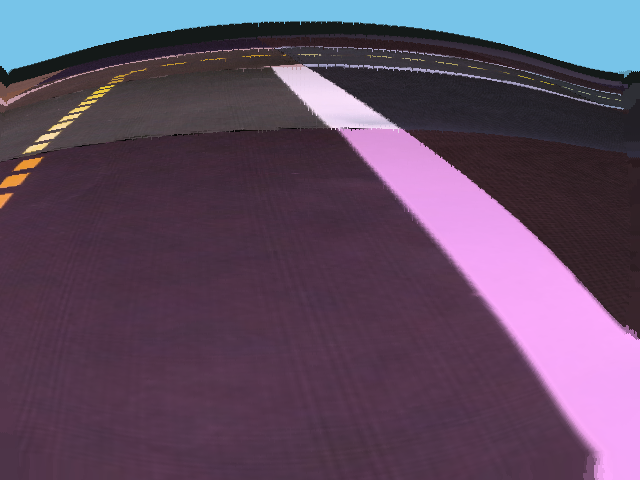
#> input picture RR/for-line-detection-parameters/screen016.png, 640 x 480 px
$ python line_detection_parameters.py
#> lines starting #> are read from the running program, lines starting #| are printed output that depends on the picture; after the words box and inside, x2 and y2 are one past the last pixel; in counts of white or black regions, pixels touching at a corner belong together
#!/usr/bin/env python

# This script is for finding a good line detection in duckiebot simulation images

import numpy as np
import cv2
from collections import namedtuple
#########################################################################
# FUNCTIONS FOR LINE DETECTION: BEGIN
# Detect Lines and Return detected line segments
def detect_lines(frame, lines_img = False):
    #-------------------PARAMETERS: BEGIN
    image_size =  np.array([480,640])
    top_cutoff = 160

    # image_size =  np.array([120,160])
    # top_cutoff = 40

    canny_thresholds =  np.array([50,150]) #[50,150] [80,200]

    hsv_white1 =   np.array([80,10,140]) # [0,0,50] [0,0,150]
    hsv_white2 =   np.array([175,115,250]) # [180,120,255] [180,60,255])

    hsv_yellow1 =  np.array([0,40,150]) # [25,210,50]  [25,140,100]
    hsv_yellow2 =  np.array([55,230,245])

    # hsv_red1 =  np.array([0,140,100])
    # hsv_red2 =  np.array([15,255,255])
    hsv_red3 =  np.array([165,140,100])
    hsv_red4 =  np.array([180,255,255])


    dilation_kernel_size = 15 # 3
    # sobel_threshold = 40
    hough_threshold = 20
    hough_min_line_length = 3 # 3
    hough_max_line_gap = 1
    Detections = namedtuple('Detections', 'lines normals area centers')
    # [11 lines of commented-out code are left out]

    def detectLines(color):
        bw, edge_color = _colorFilter(color)
        # lines, normals, centers = _lineFilter(bw, edge_color)
        lines = _HoughLine(edge_color)
        centers, normals = _findNormal(bw, lines)
        return Detections(lines=lines, normals=normals, area=bw, centers=centers)

    def _colorFilter(color):
        # binary dilation
        kernel = cv2.getStructuringElement(cv2.MORPH_ELLIPSE,(dilation_kernel_size, dilation_kernel_size))

        # threshold colors in HSV space
        if color == 'white':
            bw = cv2.inRange(hsv, hsv_white1, hsv_white2)
            cv2.imshow("WHITE Filter Image", bw)
            # refine edge for certain color
            edge_color = cv2.bitwise_and(cv2.dilate(bw, kernel), edges)
            cv2.imshow("Filtered WHITE Edge", edge_color)

        elif color == 'yellow':
            bw = cv2.inRange(hsv, hsv_yellow1, hsv_yellow2)
            cv2.imshow("YELLOW Filter Image", bw)

            # refine edge for certain color
            edge_color = cv2.bitwise_and(cv2.dilate(bw, kernel), edges)
            cv2.imshow("Filtered YELLOW Edge", edge_color)
        elif color == 'red':
            # bw1 = cv2.inRange(hsv, hsv_red1, hsv_red2)
            bw2 = cv2.inRange(hsv, hsv_red3, hsv_red4)
            # bw = cv2.bitwise_or(bw1, bw2)
            bw = bw2
            cv2.imshow("RED Filter Image", bw)

            # refine edge for certain color
            edge_color = cv2.bitwise_and(cv2.dilate(bw, kernel), edges)
            cv2.imshow("Filtered RED Edge", edge_color)
        else:
            raise Exception('Error: Undefined color strings...')

        return bw, edge_color

    def _HoughLine(edge):
        lines = cv2.HoughLinesP(edge, 1, np.pi/180, hough_threshold, np.empty(1), hough_min_line_length, hough_max_line_gap)
        # lines = cv2.HoughLinesP(edge, 1, np.pi/180, hough_threshold, hough_min_line_length, hough_max_line_gap)
        if lines is not None:
            # print("ZAAAAAA")
            # print(lines)
            # lines = np.array(lines[0])
            lines = np.array(lines)
            lines = np.reshape(lines, (lines.shape[0],lines.shape[2]))
            print("lines.shape")
            print(lines.shape)
            # print("lines")
            # print(lines)

        else:
            lines = []
        return lines

    def _findNormal(bw, lines):
        normals = []
        centers = []
        if len(lines)>0:
            differ = lines[:, 0:2] -lines[:, 2:4]
            length = np.sqrt(np.sum(np.multiply(differ,differ), axis=1, keepdims=True))
            # print("length.shape")
            # print(length.shape)
            dx = 1.* (lines[:,3:4]-lines[:,1:2])/length
            dy = 1.* (lines[:,0:1]-lines[:,2:3])/length

            centers = np.hstack([(lines[:,0:1]+lines[:,2:3])/2, (lines[:,1:2]+lines[:,3:4])/2])
            x3 = (centers[:,0:1] - 3.*dx).astype('int')
            y3 = (centers[:,1:2] - 3.*dy).astype('int')
            x4 = (centers[:,0:1] + 3.*dx).astype('int')
            y4 = (centers[:,1:2] + 3.*dy).astype('int')
            x3 = _checkBounds(x3, bw.shape[1])
            y3 = _checkBounds(y3, bw.shape[0])
            x4 = _checkBounds(x4, bw.shape[1])
            y4 = _checkBounds(y4, bw.shape[0])
            flag_signs = (np.logical_and(bw[y3,x3]>0, bw[y4,x4]==0)).astype('int')*2-1
            normals = np.hstack([dx, dy]) * flag_signs

            lines = _correctPixelOrdering(lines, normals)
            # print("length.shape22")
            # print(lines.shape)
        return centers, normals

    def _checkBounds(val, bound):
        val[val<0]=0
        val[val>=bound]=bound-1
        return val

    def _correctPixelOrdering(lines, normals):
        lines2 = np.copy(lines)
        flag = ((lines[:,2]-lines[:,0])*normals[:,1] - (lines[:,3]-lines[:,1])*normals[:,0])>0
        for i in range(len(lines)):
            if flag[i]:
                x1,y1,x2,y2 = lines[i, :]
                lines2[i, :] = [x2,y2,x1,y1]
        return lines2


    def drawLines(bgr,lines, paint):
        if len(lines)>0:
            for x1,y1,x2,y2 in lines:
                cv2.line(bgr, (x1,y1), (x2,y2), paint, 5)
                cv2.circle(bgr, (x1,y1), 5, (0,255,0))
                cv2.circle(bgr, (x2,y2), 5, (0,0,255))
    # Helper functions: END--------------------------
    # Resize image
    hei_original, wid_original = frame.shape[0:2]

    if image_size[0] != hei_original or image_size[1] != wid_original:
            frame = cv2.resize(frame, (image_size[1], image_size[0]), interpolation=cv2.INTER_NEAREST)

    # Crop image
    frame = frame[top_cutoff:,:,:]

    #Blur Image
    #frame = cv2.blur(frame,(3,3))
    frame = cv2.GaussianBlur(frame,(7,7),0)
    # cv2.imshow("Blurred Image", frame)

    # Set image
    bgr = np.copy(frame)
    hsv = cv2.cvtColor(frame, cv2.COLOR_BGR2HSV)
    hsv_to_show = cv2.cvtColor(hsv, cv2.COLOR_BGR2RGB) # To read the correct hsv values from rgb values
    # cv2.imshow("HSV image", hsv)
    cv2.imshow("HSV image to show", hsv_to_show)
    gray = cv2.cvtColor(frame, cv2.COLOR_BGR2GRAY)
    # cv2.imshow("GRAY image", gray)
    # hsv = cv2.cvtColor(frame, cv2.COLOR_RGB2HSV)
    # Find edges
    edges = cv2.Canny(gray, canny_thresholds[0], canny_thresholds[1], apertureSize = 3)
    cv2.imshow("Canny Edges", edges)

    # Detect lines and normals (as Detections namedtuple.)
    white = detectLines('white')
    yellow = detectLines('yellow')
    red = detectLines('red')

    if (lines_img):
        # View image with lines for debug purposes(add image_with_lines to returned objects)
        # Draw lines and normals
        image_with_lines = np.copy(frame)
        drawLines(image_with_lines, white.lines, (0, 0, 0))
        drawLines(image_with_lines, yellow.lines, (255, 0, 0))
        drawLines(image_with_lines, red.lines, (0, 255, 0))

    # Convert to normalized pixel coordinates, and add segments to segmentList
    arr_cutoff = np.array((0, top_cutoff, 0, top_cutoff))
    arr_ratio = np.array((1./image_size[1], 1./image_size[0], 1./image_size[1], 1./image_size[0]))

    if len(white.lines) > 0:
        lines_normalized_white = ((white.lines + arr_cutoff) * arr_ratio)
    else:
        lines_normalized_white = white.lines
    if len(yellow.lines) > 0:
        lines_normalized_yellow = ((yellow.lines + arr_cutoff) * arr_ratio)
    else:
        lines_normalized_yellow = yellow.lines
    if len(red.lines) > 0:
        lines_normalized_red = ((red.lines + arr_cutoff) * arr_ratio)
    else:
        lines_normalized_red = red.lines

    if (lines_img):
        return lines_normalized_white, white.normals, lines_normalized_yellow, yellow.normals, lines_normalized_red, red.normals,image_with_lines
    else:
        return lines_normalized_white, white.normals, lines_normalized_yellow, yellow.normals, lines_normalized_red, red.normals,frame
# FUNCTIONS FOR LINE DETECTION: END
########################################################################

def main():
    img_num = "016"
    print(img_num)
    frame = cv2.imread("./screen"+img_num+".png")
#> frame is the input picture: shape (480, 640, 3); mean B, G, R 99.3, 76, 95

    is_view = True

    if is_view:
        cv2.namedWindow("Original Image")
        cv2.namedWindow("Image-with-lines") # Debug

    # Detect Lines and Return detected normed line segments and normals
    lns_white, nrmls_white, lns_yellow, nrmls_yellow, lns_red, nrmls_red, image = detect_lines(frame, lines_img = is_view)
#> in detect_lines, `frame = frame[top_cutoff:,:,:]`:
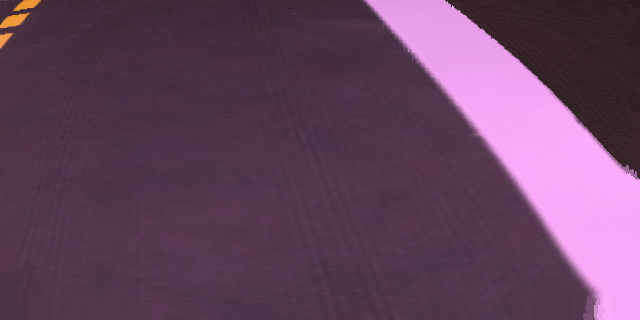
#> frame: shape (320, 640, 3); mean of channels 0, 1, 2 94.3, 67, 100.8; drawn as B, G, R
#> in detect_lines, `gray = cv2.cvtColor(frame, cv2.COLOR_BGR2GRAY)`:
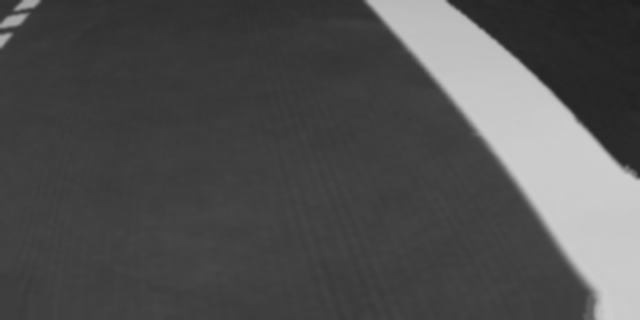
#> gray: shape (320, 640); min 31, max 206, mean 80.2
#> in detect_lines, `edges = cv2.Canny(gray, canny_thresholds[0], canny_thresholds[1], aper..`:
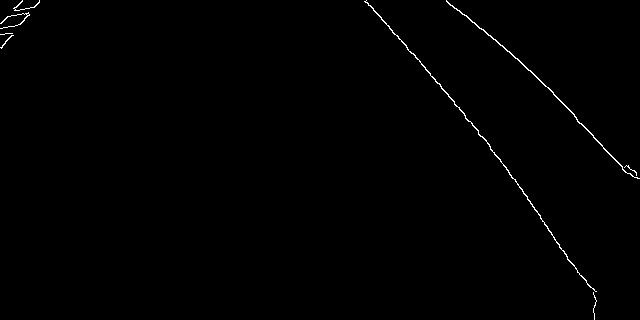
#> edges: shape (320, 640); 0.53% white in thin lines or dots
#> in _colorFilter, `edge_color = cv2.bitwise_and(cv2.dilate(bw, kernel), edges)`:
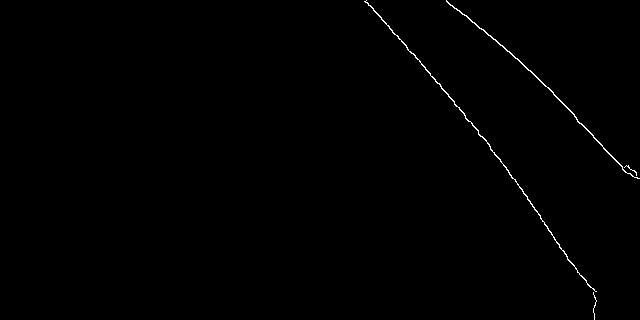
#> edge_color: shape (320, 640); 0.45% white in thin lines or dots, all inside (x1, y1, x2, y2) = (364, 0, 640, 320)
#> in _HoughLine, `lines = cv2.HoughLinesP(edge, 1, np.pi/180, hough_threshold, np.empty(..`: lines = 43 rows, first 6: [581, 123, 622, 167], [517, 58, 545, 86], [546, 225, 548, 228], [367, 2, 395, 34], [527, 198, 545, 224], [489, 146, 501, 161]
#| (43, 4)
#> in _findNormal, `differ = lines[:, 0:2] -lines[:, 2:4]`: differ = 43 pairs, first value -51 to -2, second value -44 to -3
#> in _findNormal, `length = np.sqrt(np.sum(np.multiply(differ,differ), axis=1, keepdims=T..`: length = 43 values, max 64.82 at index 13, min 3.61 at index 2, mean 17.16
#> in _findNormal, `dx = 1.* (lines[:,3:4]-lines[:,1:2])/length`: dx = 43 values, max 0.832 at index 2, min 0.581 at index 42, mean 0.744
#> in _findNormal, `dy = 1.* (lines[:,0:1]-lines[:,2:3])/length`: dy = 43 values, max -0.555 at index 2, min -0.814 at index 42, mean -0.662
#> in _findNormal, `centers = np.hstack([(lines[:,0:1]+lines[:,2:3])/2, (lines[:,1:2]+line..`: centers = 43 pairs, first value 367.5 to 609.5, second value 3.5 to 288
#> in _findNormal, `x3 = (centers[:,0:1] - 3.*dx).astype('int')`: x3 = 43 values, max 607 at index 28, min 365 at index 42, mean 509.1
#> in _findNormal, `y3 = (centers[:,1:2] - 3.*dy).astype('int')`: y3 = 43 values, max 290 at index 35, min 5 at index 42, mean 136.5
#> in _findNormal, `x4 = (centers[:,0:1] + 3.*dx).astype('int')`: x4 = 43 values, max 611 at index 28, min 369 at index 42, mean 513.6
#> in _findNormal, `y4 = (centers[:,1:2] + 3.*dy).astype('int')`: y4 = 43 values, max 285 at index 35, min 1 at index 42, mean 132.6
#> in _findNormal, `flag_signs = (np.logical_and(bw[y3,x3]>0, bw[y4,x4]==0)).astype('int')..`: flag_signs = 43 values, max 1 at index 0, min -1 at index 2, mean -0.349
#> in _findNormal, `normals = np.hstack([dx, dy]) * flag_signs`: normals = 43 pairs, first value -0.832 to 0.732, second value -0.787 to 0.814
#> in _correctPixelOrdering, `lines2 = np.copy(lines)`: lines2 has the same summary as lines in _HoughLine
#> the loop in _correctPixelOrdering, `for i in range(len(lines)):` made 43 passes
#> (x1, y1, x2, y2) on passes 3 to 10: (546, 225, 548, 228), (367, 2, 395, 34), (527, 198, 545, 224), (489, 146, 501, 161), (470, 121, 478, 130), (475, 128, 478, 131), (411, 52, 428, 72), (547, 228, 555, 239)
#> after the loop in _correctPixelOrdering, `for i in range(len(lines)):`: lines2 = 43 rows, first 6: [581, 123, 622, 167], [517, 58, 545, 86], [548, 228, 546, 225], [395, 34, 367, 2], [545, 224, 527, 198], [501, 161, 489, 146]
#> in _findNormal, `lines = _correctPixelOrdering(lines, normals)`: lines has the same summary as lines2 in _correctPixelOrdering
#> call 2 of _colorFilter, with color = 'yellow'
#> in _colorFilter (call 2), `edge_color = cv2.bitwise_and(cv2.dilate(bw, kernel), edges)`:
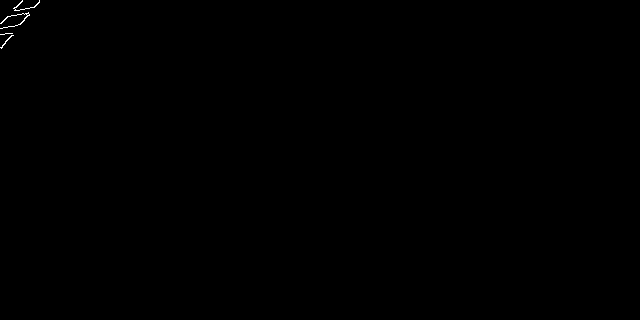
#> edge_color: shape (320, 640); 0.08% white in thin lines or dots, all inside (x1, y1, x2, y2) = (0, 0, 40, 49)
#| (3, 4)
#> the loop in _correctPixelOrdering (call 2), `for i in range(len(lines)):` made 3 passes
#> (x1, y1, x2, y2) on passes 1 to 2: (34, 7, 39, 1), (1, 47, 11, 35)
#> the loop in drawLines, `for x1,y1,x2,y2 in lines:` made 43 passes
#> after the loop in drawLines, `for x1,y1,x2,y2 in lines:`:
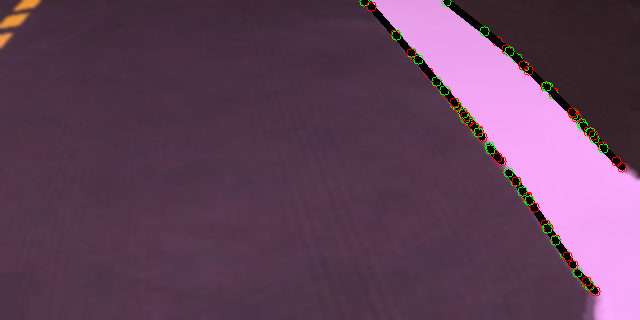
#> bgr: shape (320, 640, 3); mean of channels 0, 1, 2 90.5, 65.3, 97.9; drawn as B, G, R
#> call 2 of drawLines, with lines = array of shape (3, 4), paint = (255, 0, 0)
#> the loop in drawLines (call 2), `for x1,y1,x2,y2 in lines:` made 3 passes
#> (x1, y1, x2, y2) on passes 1 to 3: (34, 7, 39, 1), (1, 47, 11, 35), (14, 8, 22, 0)
#> after the loop in drawLines (call 2), `for x1,y1,x2,y2 in lines:`:
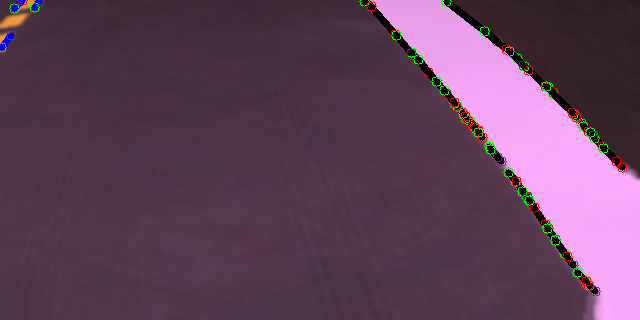
#> bgr: shape (320, 640, 3); 0.19% of pixels changed, all inside (x1, y1, x2, y2) = (0, 0, 45, 53); drawn as B, G, R
#> in detect_lines, `lines_normalized_white = ((white.lines + arr_cutoff) * arr_ratio)`: lines_normalized_white = 43 rows, first 6: [0.908, 0.59, 0.972, 0.681], [0.808, 0.454, 0.852, 0.512], [0.853, 0.802, 0.856, 0.808], [0.573, 0.338, 0.617, 0.404], [0.823, 0.746, 0.852, 0.8], [0.764, 0.637, 0.783, 0.669]
#> in detect_lines, `lines_normalized_yellow = ((yellow.lines + arr_cutoff) * arr_ratio)`: lines_normalized_yellow = [[0.0531, 0.348, 0.0609, 0.335], [0.00156, 0.431, 0.0172, 0.406], [0.0219, 0.35, 0.0344, 0.333]]
#> in detect_lines, `lines_normalized_red = red.lines`: lines_normalized_red = []
#> lns_white has the same summary as lines_normalized_white in detect_lines; nrmls_white has the same summary as normals in _findNormal; lns_yellow has the same summary as lines_normalized_yellow in detect_lines; nrmls_yellow = [[0.768, 0.64], [0.768, 0.64], [-0.707, -0.707]]; lns_red = []; nrmls_red = []

    if is_view:
        cv2.imshow("Original Image", frame)
        cv2.imshow("Image-with-lines", image)

    cv2.waitKey(0) # waits until a key is pressed
    cv2.destroyAllWindows() # destroys the window showing image


if __name__ == '__main__':
    main()

$ run again, with RR/for-line-detection-parameters/screen001.png copied over RR/for-line-detection-parameters/screen016.png
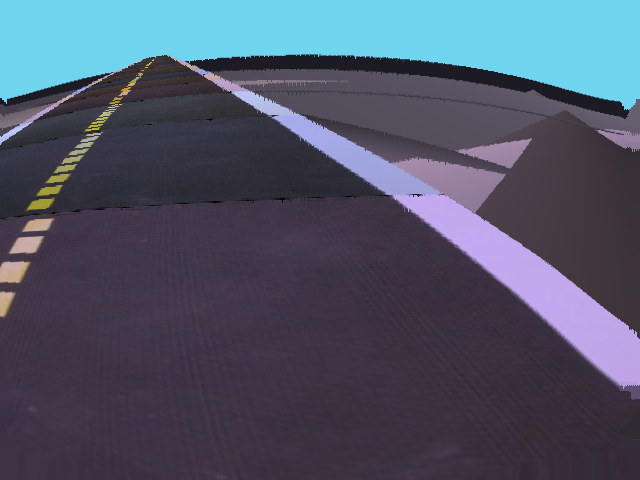
#> input picture RR/for-line-detection-parameters/screen001.png, 640 x 480 px
#> in main, frame is the input picture: shape (480, 640, 3); mean B, G, R 104.2, 85.1, 78.4
#> hsv: shape (320, 640, 3); mean H, S, V 136.9, 60.7, 80.5
#> hsv_to_show: shape (320, 640, 3); mean H, S, V 80.5, 60.7, 136.9
#> in detect_lines, `edges = cv2.Canny(gray, canny_thresholds[0], canny_thresholds[1], aper..`:
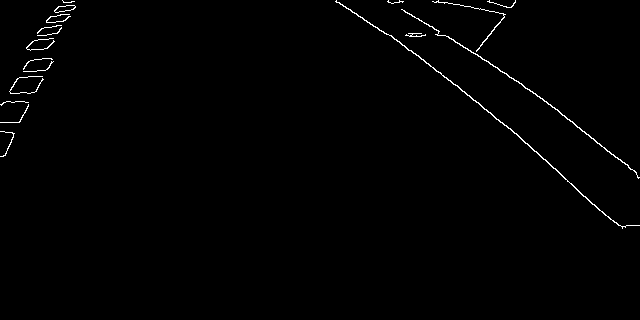
#> edges: shape (320, 640); 0.85% white in thin lines or dots, all inside (x1, y1, x2, y2) = (0, 0, 640, 229)
#> in _HoughLine, `lines = cv2.HoughLinesP(edge, 1, np.pi/180, hough_threshold, np.empty(..`: lines = 32 rows, first 6: [444, 35, 508, 75], [459, 88, 495, 117], [539, 96, 596, 141], [502, 122, 543, 159], [527, 143, 592, 204], [342, 4, 381, 31]
#| (32, 4)
#> differ = 32 pairs, first value -65 to -3, second value -61 to 35
#> length = 32 values, max 89.14 at index 4, min 3.61 at index 12, mean 27.58
#> dx = 32 values, max 0.707 at index 15, min -0.781 at index 14, mean 0.398
#> dy = 32 values, max -0.625 at index 14, min -1 at index 20, mean -0.849
#> in _findNormal, `centers = np.hstack([(lines[:,0:1]+lines[:,2:3])/2, (lines[:,1:2]+line..`: centers = 32 pairs, first value 25 to 634, second value 2 to 219
#> x3 = 32 values, max 632 at index 16, min 25 at index 22, mean 461.3
#> y3 = 32 values, max 221 at index 15, min 5 at index 8, mean 78.72
#> x4 = 32 values, max 635 at index 16, min 25 at index 22, mean 463.7
#> in _findNormal, `y4 = (centers[:,1:2] + 3.*dy).astype('int')`: y4 = 32 values, max 216 at index 15, min -1 at index 25, mean 73.75
#> in _findNormal, `y4 = _checkBounds(y4, bw.shape[0])`: y4 = 32 values, max 216 at index 15, min 0 at index 8, mean 73.78
#> flag_signs = 32 values, max 1 at index 0, min -1 at index 1, mean -0.188
#> in _findNormal, `normals = np.hstack([dx, dy]) * flag_signs`: normals = 32 pairs, first value -0.707 to 0.781, second value -1 to 1
#> in _correctPixelOrdering, `lines2 = np.copy(lines)`: lines2 has the same summary as lines in _HoughLine
#> the loop in _correctPixelOrdering, `for i in range(len(lines)):` made 32 passes
#> (x1, y1, x2, y2) on passes 2, 4, 5, 6, 8, 10, 12, 13: (459, 88, 495, 117), (502, 122, 543, 159), (527, 143, 592, 204), (342, 4, 381, 31), (386, 33, 430, 65), (336, 1, 346, 8), (404, 11, 439, 31), (357, 15, 360, 17)
#> after the loop in _correctPixelOrdering, `for i in range(len(lines)):`: lines2 = 32 rows, first 6: [444, 35, 508, 75], [495, 117, 459, 88], [539, 96, 596, 141], [543, 159, 502, 122], [592, 204, 527, 143], [381, 31, 342, 4]
#> in _findNormal, `lines = _correctPixelOrdering(lines, normals)`: lines has the same summary as lines2 in _correctPixelOrdering
#> in _HoughLine (call 2), `lines = cv2.HoughLinesP(edge, 1, np.pi/180, hough_threshold, np.empty(..`: lines = 18 rows, first 6: [4, 155, 14, 133], [23, 69, 28, 61], [65, 20, 67, 17], [19, 122, 28, 104], [9, 91, 17, 78], [27, 47, 32, 41]
#| (18, 4)
#> differ = 18 rows, first 8: [-10, 22], [-5, 8], [-2, 3], [-9, 18], [-8, 13], [-5, 6], [-3, 5], [-2, 6]
#> in _findNormal (call 2), `centers = np.hstack([(lines[:,0:1]+lines[:,2:3])/2, (lines[:,1:2]+line..`: centers = 18 rows, first 8: [9, 144], [25.5, 65], [66, 18.5], [23.5, 113], [13, 84.5], [29.5, 44], [67.5, 16.5], [37, 88]
#> in _findNormal (call 2), `normals = np.hstack([dx, dy]) * flag_signs`: normals = 18 rows, first 8: [0.91, 0.414], [-0.848, -0.53], [0.832, 0.555], [0.894, 0.447], [-0.852, -0.524], [0.768, 0.64], [0.857, 0.514], [0.949, 0.316]
#> in _correctPixelOrdering (call 2), `lines2 = np.copy(lines)`: lines2 has the same summary as lines in _HoughLine
#> the loop in _correctPixelOrdering (call 2), `for i in range(len(lines)):` made 18 passes
#> (x1, y1, x2, y2) on passes 1, 3, 4, 6, 7, 8, 9, 11: (4, 155, 14, 133), (65, 20, 67, 17), (19, 122, 28, 104), (27, 47, 32, 41), (66, 19, 69, 14), (36, 91, 38, 85), (47, 48, 51, 43), (50, 45, 53, 40)
#> after the loop in _correctPixelOrdering (call 2), `for i in range(len(lines)):`: lines2 = 18 rows, first 6: [14, 133, 4, 155], [23, 69, 28, 61], [67, 17, 65, 20], [28, 104, 19, 122], [9, 91, 17, 78], [32, 41, 27, 47]
#> in _findNormal (call 2), `lines = _correctPixelOrdering(lines, normals)`: lines has the same summary as lines2 in _correctPixelOrdering
#> bw2: shape (320, 640); every value is 0
#> the loop in drawLines, `for x1,y1,x2,y2 in lines:` made 32 passes
#> the loop in drawLines (call 2), `for x1,y1,x2,y2 in lines:` made 18 passes
#> after the loop in drawLines (call 2), `for x1,y1,x2,y2 in lines:`:
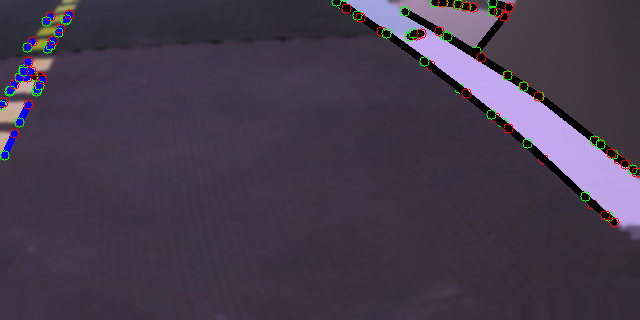
#> bgr: shape (320, 640, 3); mean of channels 0, 1, 2 75.7, 58, 68.1; drawn as B, G, R
#> lines_normalized_white = 32 rows, first 6: [0.694, 0.406, 0.794, 0.49], [0.717, 0.517, 0.773, 0.577], [0.842, 0.533, 0.931, 0.627], [0.784, 0.588, 0.848, 0.665], [0.823, 0.631, 0.925, 0.758], [0.534, 0.342, 0.595, 0.398]
#> lines_normalized_yellow = 18 rows, first 6: [0.00625, 0.656, 0.0219, 0.61], [0.0359, 0.477, 0.0438, 0.46], [0.102, 0.375, 0.105, 0.369], [0.0297, 0.588, 0.0438, 0.55], [0.0141, 0.523, 0.0266, 0.496], [0.0422, 0.431, 0.05, 0.419]
#> lines_normalized_red = []
#> lns_white has the same summary as lines_normalized_white in detect_lines; nrmls_white = 32 pairs, first value -0.707 to 0.781, second value -1 to 1; lns_yellow has the same summary as lines_normalized_yellow in detect_lines; nrmls_yellow has the same summary as normals in _findNormal; lns_red = []
